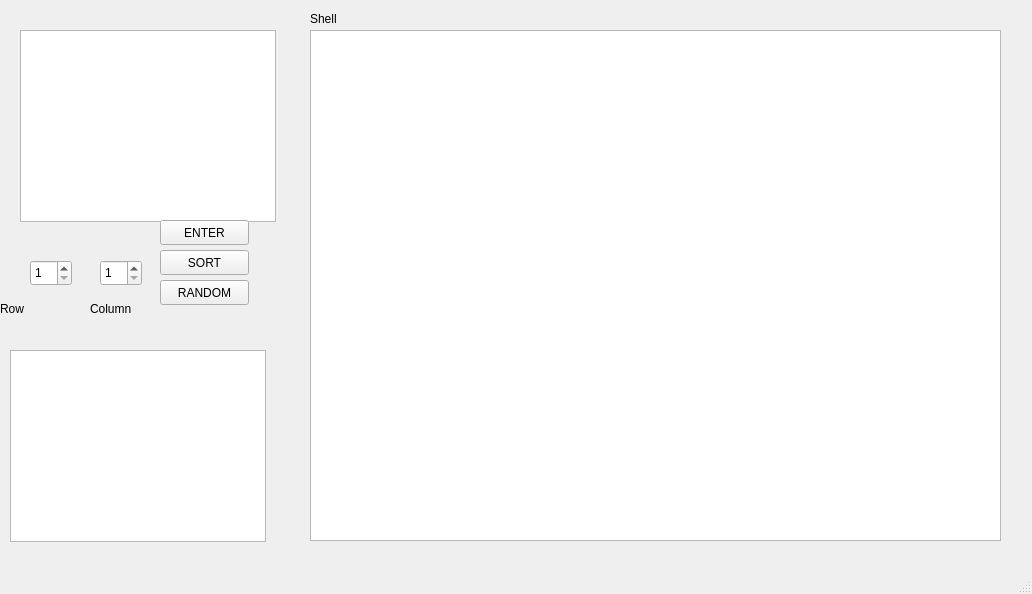
<?xml version="1.0" encoding="UTF-8"?>
<ui version="4.0">
 <class>MainWindow</class>
 <widget class="QMainWindow" name="MainWindow">
  <property name="geometry">
   <rect>
    <x>0</x>
    <y>0</y>
    <width>1032</width>
    <height>594</height>
   </rect>
  </property>
  <property name="windowTitle">
   <string>MainWindow</string>
  </property>
  <widget class="QWidget" name="centralwidget">
   <widget class="QTableWidget" name="input">
    <property name="geometry">
     <rect>
      <x>20</x>
      <y>30</y>
      <width>256</width>
      <height>192</height>
     </rect>
    </property>
   </widget>
   <widget class="QTableWidget" name="output">
    <property name="geometry">
     <rect>
      <x>10</x>
      <y>350</y>
      <width>256</width>
      <height>192</height>
     </rect>
    </property>
   </widget>
   <widget class="QSpinBox" name="row">
    <property name="geometry">
     <rect>
      <x>30</x>
      <y>260</y>
      <width>42</width>
      <height>26</height>
     </rect>
    </property>
    <property name="minimum">
     <number>1</number>
    </property>
   </widget>
   <widget class="QSpinBox" name="column">
    <property name="geometry">
     <rect>
      <x>100</x>
      <y>260</y>
      <width>42</width>
      <height>26</height>
     </rect>
    </property>
    <property name="minimum">
     <number>1</number>
    </property>
   </widget>
   <widget class="QLabel" name="label">
    <property name="geometry">
     <rect>
      <x>0</x>
      <y>300</y>
      <width>67</width>
      <height>17</height>
     </rect>
    </property>
    <property name="text">
     <string>Row</string>
    </property>
   </widget>
   <widget class="QLabel" name="label_2">
    <property name="geometry">
     <rect>
      <x>90</x>
      <y>300</y>
      <width>67</width>
      <height>17</height>
     </rect>
    </property>
    <property name="text">
     <string>Column</string>
    </property>
   </widget>
   <widget class="QTextEdit" name="textEdit">
    <property name="geometry">
     <rect>
      <x>310</x>
      <y>30</y>
      <width>691</width>
      <height>511</height>
     </rect>
    </property>
   </widget>
   <widget class="QPushButton" name="enter">
    <property name="geometry">
     <rect>
      <x>160</x>
      <y>220</y>
      <width>89</width>
      <height>25</height>
     </rect>
    </property>
    <property name="text">
     <string>ENTER</string>
    </property>
   </widget>
   <widget class="QPushButton" name="sort">
    <property name="geometry">
     <rect>
      <x>160</x>
      <y>250</y>
      <width>89</width>
      <height>25</height>
     </rect>
    </property>
    <property name="text">
     <string>SORT</string>
    </property>
   </widget>
   <widget class="QPushButton" name="ramdom">
    <property name="geometry">
     <rect>
      <x>160</x>
      <y>280</y>
      <width>89</width>
      <height>25</height>
     </rect>
    </property>
    <property name="text">
     <string>RANDOM</string>
    </property>
   </widget>
   <widget class="QLabel" name="label_3">
    <property name="geometry">
     <rect>
      <x>310</x>
      <y>10</y>
      <width>67</width>
      <height>17</height>
     </rect>
    </property>
    <property name="text">
     <string>Shell</string>
    </property>
   </widget>
  </widget>
  <widget class="QMenuBar" name="menubar">
   <property name="geometry">
    <rect>
     <x>0</x>
     <y>0</y>
     <width>1032</width>
     <height>26</height>
    </rect>
   </property>
  </widget>
  <widget class="QStatusBar" name="statusbar"/>
 </widget>
 <resources/>
 <connections/>
</ui>
